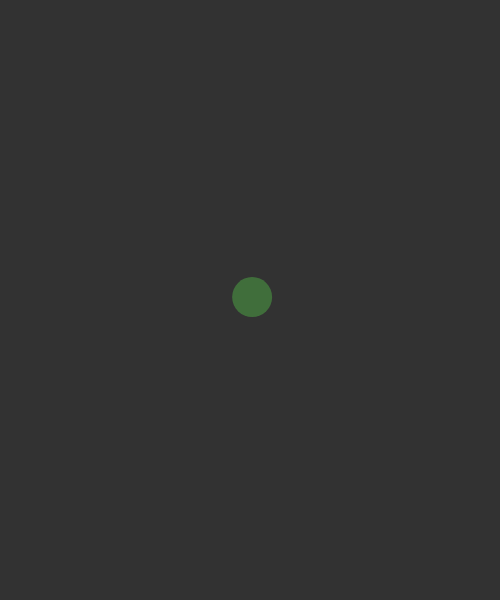
Frame 1 (no input)
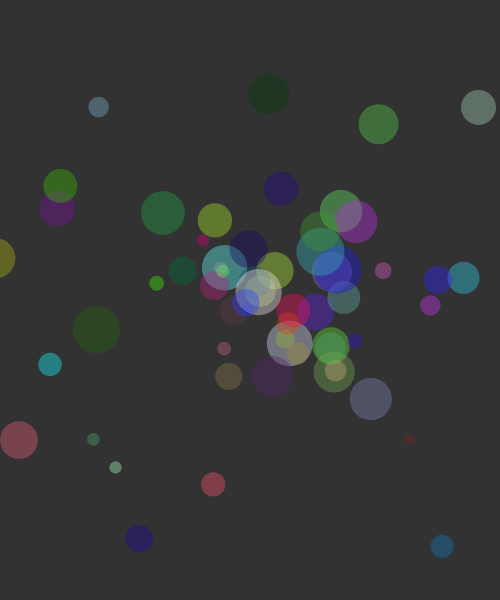
Frame 60 (no input)
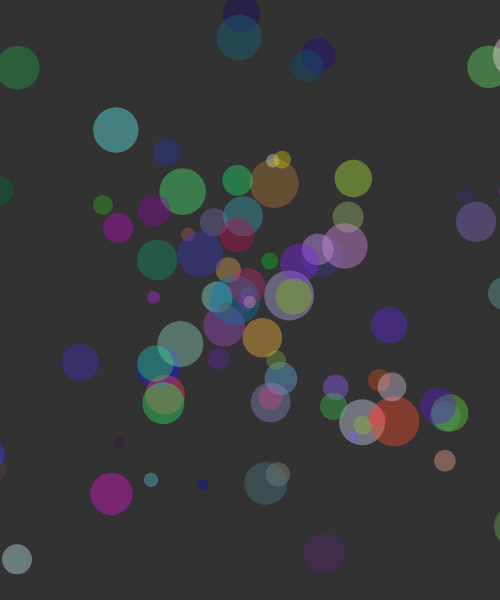
Frame 120 (the mouse pressed at the canvas centre since frame 60)

The p5.js sketch that drew these frames (run headless with seeded random() and noise() and a simulated clock; from frame 60 on, the mouse is pressed at the canvas centre):

// p5.js sketch
// ── sketch.js
function Circle(_x, _y) {
  this.x = _x;
  this.y = _y;
  this.xSpd = random(-5, 5);
  this.ySpd = random(-5, 5);
  this.dia = random(10, 50);
  this.color = color(random(255), random(255), random(255), 100);
}
Circle.prototype.update = function() {
  this.x += this.xSpd;
  this.y += this.ySpd;
}
Circle.prototype.display = function() {
  push();
  noStroke();
  fill(this.color);
  ellipse(this.x, this.y, this.dia, this.dia);
  pop();
}


var circles = [];

function setup() {
  createCanvas(500, 600);
}

function draw() {
  background(50);
  circles.push(new Circle(width / 2, height / 2));

  for (var i = 0; i < circles.length; i++) {
    var c = circles[i];
    c.update();
    c.display();
  }
}
